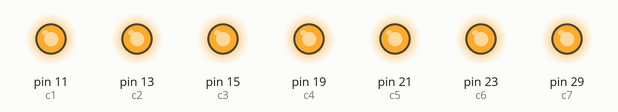
The program below on a simulated Raspberry Pi (header pin numbers). Shown: output pins drawn as LEDs (lit = HIGH). At 2.0 s the program stops and its outputs stay as they are.

Above: at 0.1 s.
At 2.1 s:
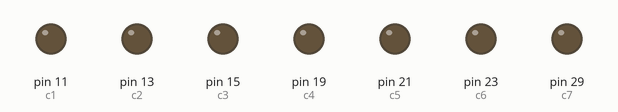
Timing chart, 0 to 3.5 s (numbered marks = the images above):
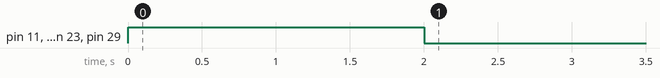

The program:

digital_test.py
```python
#!/usr/bin/env python
# encoding: utf-8

import RPi.GPIO as GPIO
import time

GPIO.setmode(GPIO.BOARD)

c1 = 11
c2 = 13
c3 = 15
c4 = 19
c5 = 21
c6 = 23
c7 = 29

GPIO.setup(c1, GPIO.OUT)
GPIO.setup(c2, GPIO.OUT)
GPIO.setup(c3, GPIO.OUT)
GPIO.setup(c4, GPIO.OUT)
GPIO.setup(c5, GPIO.OUT)
GPIO.setup(c6, GPIO.OUT)
GPIO.setup(c7, GPIO.OUT)

GPIO.output([c1,c2,c3,c4,c5,c6,c7], 1)
time.sleep(2)
GPIO.output([c1,c2,c3,c4,c5,c6,c7], 0)

GPIO.cleanup()
```

Measured:
- by itself, pin 11 (c1), pin 13 (c2), pin 15 (c3), pin 19 (c4), pin 21 (c5), pin 23 (c6), pin 29 (c7): LOW → HIGH at 0.00 s, → LOW 2.0 s later
